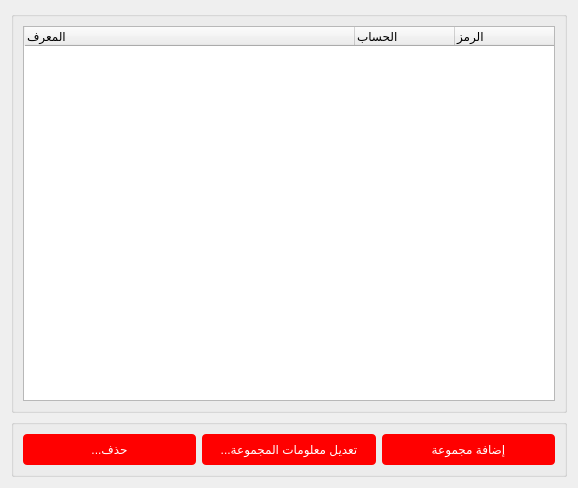
<?xml version="1.0" encoding="UTF-8"?>
<ui version="4.0">
 <class>Groups</class>
 <widget class="QDialog" name="Groups">
  <property name="windowModality">
   <enum>Qt::WindowModal</enum>
  </property>
  <property name="geometry">
   <rect>
    <x>0</x>
    <y>0</y>
    <width>578</width>
    <height>488</height>
   </rect>
  </property>
  <property name="windowTitle">
   <string>المجموعات</string>
  </property>
  <property name="windowIcon">
   <iconset>
    <normaloff>icons/set_parent.png</normaloff>icons/set_parent.png</iconset>
  </property>
  <property name="layoutDirection">
   <enum>Qt::RightToLeft</enum>
  </property>
  <property name="styleSheet">
   <string notr="true"> QPushButton {
        background-color: red;
        color: white;
        border-radius: 4px;
        padding: 8px 16px;
    }
    QPushButton:hover {
        background-color: #1565C0;
    }
    QPushButton:pressed {
        background-color: #0D47A1;
    }</string>
  </property>
  <property name="modal">
   <bool>true</bool>
  </property>
  <layout class="QGridLayout" name="gridLayout_3">
   <item row="0" column="0">
    <widget class="QGroupBox" name="groupBox">
     <property name="title">
      <string/>
     </property>
     <layout class="QGridLayout" name="gridLayout_2">
      <item row="0" column="0">
       <widget class="QTreeWidget" name="groups_tree">
        <column>
         <property name="text">
          <string>الرمز</string>
         </property>
        </column>
        <column>
         <property name="text">
          <string>الحساب</string>
         </property>
        </column>
        <column>
         <property name="text">
          <string>المعرف</string>
         </property>
        </column>
       </widget>
      </item>
     </layout>
    </widget>
   </item>
   <item row="1" column="0">
    <widget class="QGroupBox" name="groupBox_2">
     <property name="layoutDirection">
      <enum>Qt::RightToLeft</enum>
     </property>
     <property name="title">
      <string/>
     </property>
     <layout class="QGridLayout" name="gridLayout">
      <item row="0" column="0">
       <widget class="QPushButton" name="add_btn">
        <property name="text">
         <string>إضافة مجموعة</string>
        </property>
       </widget>
      </item>
      <item row="0" column="2">
       <widget class="QPushButton" name="delete_btn">
        <property name="text">
         <string>...حذف</string>
        </property>
       </widget>
      </item>
      <item row="0" column="1">
       <widget class="QPushButton" name="edit_btn">
        <property name="text">
         <string>...تعديل معلومات المجموعة</string>
        </property>
       </widget>
      </item>
     </layout>
    </widget>
   </item>
  </layout>
 </widget>
 <resources/>
 <connections/>
</ui>
